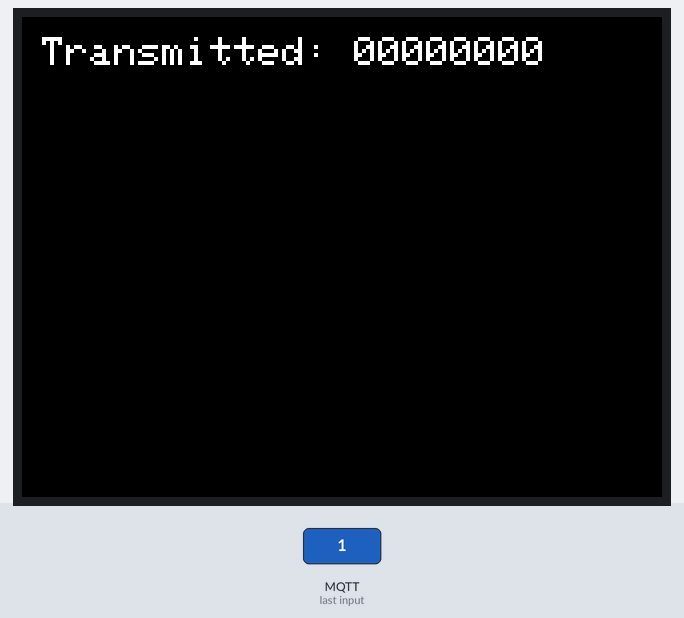
Recording of a sketch running on a simulated ESP32. On the bench: 320×240 colour display. The inputs (shaded band) are chosen by the test bench. WiFi joins after 1.5 s; servers stay silent unless stated; no MQTT or app messages arrive unless stated; what the sketch prints to the serial monitor is not drawn.

3.0 s: MQTT message "1" arrives on the first subscribed topic
Above: at 4.0 s.
4.6 s: MQTT message "on" arrives on the first subscribed topic
6.1 s: MQTT message "off" arrives on the first subscribed topic
Timing chart, 0 to 9.1 s (numbered marks = the images above; inputs shaded):
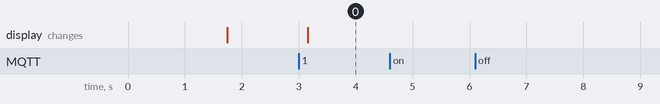

The sketch:

ir_transmitter_arduino.ino
```cpp
#include <M5Core2.h>
#include <IRremote.hpp>
#include <WiFi.h>
#include <PubSubClient.h>
#include <ArduinoJson.h>

// Define the pin where your IR LED is connected
const int IR_LED_PIN = 33;

// WiFi credentials
// NOTE: Credentials can be found in user_data/NETWORK_CREDS.json
const char* ssid = "ENTER_VALID_CREDENTIALS";
const char* password = "ENTER_VALID_CREDENTIALS";

// MQTT Broker credentials
const char* mqtt_server = "ENTER_VALID_CREDENTIALS";
const char* mqtt_username = "ENTER_VALID_CREDENTIALS";
const char* mqtt_password = "ENTER_VALID_CREDENTIALS";

// MQTT client
WiFiClient espClient;
PubSubClient client(espClient);

// Function prototypes
void setup_wifi();
void callback(char* topic, byte* message, unsigned int length);
void reconnect();

void setup() {
  // Initialize the M5Core2
  M5.begin();
  M5.Lcd.setTextSize(2);
  M5.Lcd.setTextColor(TFT_WHITE, TFT_BLACK);
  M5.Lcd.fillScreen(TFT_BLACK);

  // Initialize the IR transmitter
  IrSender.begin(IR_LED_PIN, ENABLE_LED_FEEDBACK, USE_DEFAULT_FEEDBACK_LED_PIN);

  // Start the serial communication for debugging
  Serial.begin(115200);

  // Initialize WiFi and MQTT
  setup_wifi();
  client.setServer(mqtt_server, 1883);
  client.setCallback(callback);

  // Display a message on the screen
  M5.Lcd.setCursor(10, 10);
  M5.Lcd.print("Ready to transmit");
}

void loop() {
  // Update the button status
  M5.update();

  // Ensure MQTT connection
  if (!client.connected()) {
    reconnect();
  }
  client.loop();
}

// Connect to WiFi
void setup_wifi() {
  delay(10);
  Serial.println();
  Serial.print("Connecting to ");
  Serial.println(ssid);

  WiFi.begin(ssid, password);

  while (WiFi.status() != WL_CONNECTED) {
    delay(500);
    Serial.print(".");
  }

  Serial.println("");
  Serial.println("WiFi connected");
  Serial.println("IP address: ");
  Serial.println(WiFi.localIP());
}

// MQTT callback function
void callback(char* topic, byte* message, unsigned int length) {
  Serial.print("Message arrived on topic: ");
  Serial.print(topic);
  Serial.print(". Message: ");
  String messageTemp;

  for (unsigned int i = 0; i < length; i++) {
    messageTemp += (char)message[i];
  }
  Serial.println(messageTemp);

  // Parse the JSON message
  StaticJsonDocument<200> doc;
  DeserializationError error = deserializeJson(doc, messageTemp);
  if (error) {
    Serial.print("Failed to parse JSON: ");
    Serial.println(error.c_str());
    return;
  }

  unsigned long irCode = doc["IR"];

  // Transmit the IR code
  uint16_t command = (irCode >> 16) & 0xFFFF;
  uint16_t address = irCode & 0xFFFF;
  IrSender.sendNEC(address, command, 0);

  // Display the transmitted code on the screen
  M5.Lcd.fillScreen(TFT_BLACK);
  M5.Lcd.setCursor(10, 10);
  M5.Lcd.printf("Transmitted: %08X", irCode);

  // Print the transmitted code to the serial monitor
  Serial.print("Transmitted IR Code: ");
  Serial.println(irCode, HEX);
}

// Reconnect to MQTT broker
void reconnect() {
  // Loop until we're reconnected
  while (!client.connected()) {
    Serial.print("Attempting MQTT connection...");
    // Attempt to connect with username and password
    if (client.connect("M5Core2Client", mqtt_username, mqtt_password)) {
      Serial.println("connected");
      // Subscribe to the topic
      client.subscribe("topic/ir");
    } else {
      Serial.print("failed, rc=");
      Serial.print(client.state());
      Serial.println(" try again in 5 seconds");
      // Wait 5 seconds before retrying
      delay(5000);
    }
  }
}
```

Measured:
- after the input at 3.0 s, the display: changes after 0.15 s (image 0)
- after the input at 4.6 s, every drawn part: stays the same
- after the input at 6.1 s, every drawn part: stays the same
